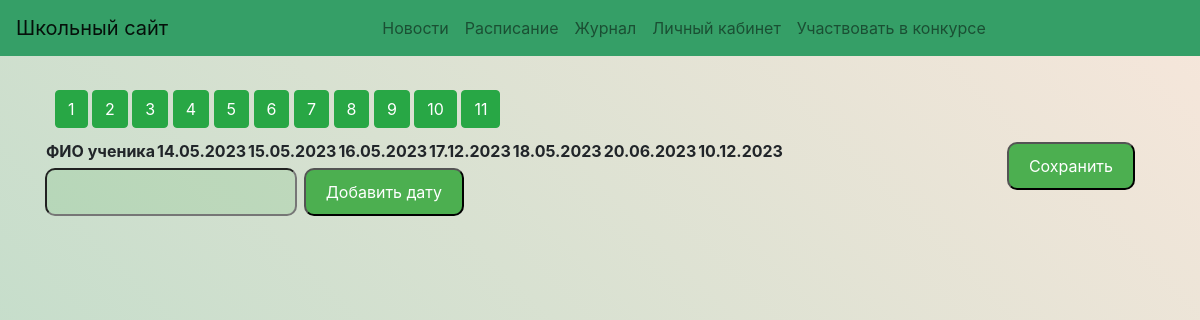
The page /class-journal/ on the database its author committed.
### mainpage/models.py (models this page shows, shortened)
class Class(models.Model):
    name = models.CharField(max_length=20)

### mainpage/views.py (the view, shortened to what this page needs)
# urls.py: path('class-journal/', views.class_journal, name='class-journal'),
def class_journal(request):
    classes = Class.objects.all()
    class_ids = [class_obj.id for class_obj in classes]
    tmp = []
    d = []
    for i in class_ids:
        tmp.append(Schedule.objects.filter(class_field_id=i).values_list('class_field_id', 'lesson_1', 'lesson_2', 'lesson_3', 'lesson_4', 'lesson_5', 'lesson_6', 'lesson_7').distinct())
    c = 0
    for i in tmp:
        c += 1
        el = []
        temp = int
        for j in i:
            for z in j:
                if z not in el and type(z) is not int:
                    el.append(z)
                elif z not in el and type(z) is int:
                    temp = z
        el.pop(el.index("-"))
        el.sort(key=len)
        el.append(temp)
        d.append(el)
    id = request.GET.get('class_id')
    dates = list(Lesson.objects.all().values_list('date'))
    st = list(Student.objects.filter(class_name_id=id).values_list('first_name', 'id', 'last_name'))
    gds = list()
    for i in list(st):
        qwe = list(Journal.objects.filter(student_id=i[1], subject=request.GET.get('subject_name')).values_list('lesson_date', 'student_id','grade').order_by('lesson_date'))
        if qwe:
            gds.append(qwe)
    for data in dates:
        c = 0
        for j in gds:
            for i in range(len(j)):
                if data[0] == j[i][0]:
                    c += 1
            if c == 0:
                j.append((data[0], j[0][1], 0))
    if gds:
        return render(request, 'ready_journal.html', {'classes': classes, 'unique_subjects': d, 'dates': dates, 'students': st, 'grades': gds})
    else:
        return render(request, 'ready_journal.html', {'classes': classes, 'unique_subjects': d, 'dates': dates, 'students': st, 'grades': 1})

### mainpage/templates/ready_journal.html (shortened to what this page needs)
{% extends 'journal.html' %}
{% block j %}
    <div id="gradesTable" class="grades-table">
      <table id="gradesTableContent">
        <thead>
          <tr>
              <th>ФИО ученика</th>
              {% for date in dates %}
              <th scope="col">{{ date.0 }}</th>
              {% endfor %}
          </tr>
        </thead>
        <tbody>
                  <input type="submit" value="Сохранить" class="send-button"/>
        </tbody>
      </table>
    </div>
    <!DOCTYPE html>
<html>
<head>
</head>
<body>
    <input class="text" id="date-input" type="CharField" >
    <button class="knopkadata" id="add-date-btn">Добавить дату</button>
</body>
</html>
{% endblock %}

### mainpage/templates/journal.html (shortened to what this page needs)
{% extends 'index.html' %}
{% block content %}
    <div id="pb">
        {% for class in classes %}
          <button class="btn btn-success " onclick="openTab(event, {{class.id}})">{{class.name}}</button>
        {% endfor %}
    </div>
    {% block j %}
    {% endblock %}
{% endblock %}

### mainpage/templates/journal.html (style rules this page uses)
body { height: 1000px; background: linear-gradient(45deg, rgba(53, 159, 103, 0.39), rgba(243, 219, 202, 0.68)); }
#pb { padding: 10px; }

### mainpage/templates/ready_journal.html (style rules this page uses)
table { text-align: center }
.send-button { background-color: #4CAF50; color: white; padding: 10px 20px; text-align: center; text-decoration: none; display: inline-block; font-size: 16px; margin: 4px 2px; cursor: pointer; border-radius: 10px; float: right; margin-right: 20px; margin-bottom: 20px; }
.knopkadata { background-color: #4CAF50; color: white; padding: 10px 20px; text-align: center; text-decoration: none; display: inline-block; font-size: 16px; margin: 4px 2px; cursor: pointer; border-radius: 10px; margin-right: 20px; margin-bottom: 100px; }
.text { background-color: rgba(76, 175, 80, 0.16); border-radius: 10px; padding: 10px 0.1px; }

### rows shown on the page
Class: name "1"
Class: name "2"
Class: name "3"
Class: name "4"
Class: name "5"
Class: name "6"
Class: name "7"
Class: name "8"
Class: name "9"
Class: name "10"
Class: name "11"

### other values the page prints
{{ date.0 }} "14.05.2023" "15.05.2023" "16.05.2023" "17.12.2023" "18.05.2023" "20.06.2023" "10.12.2023"
